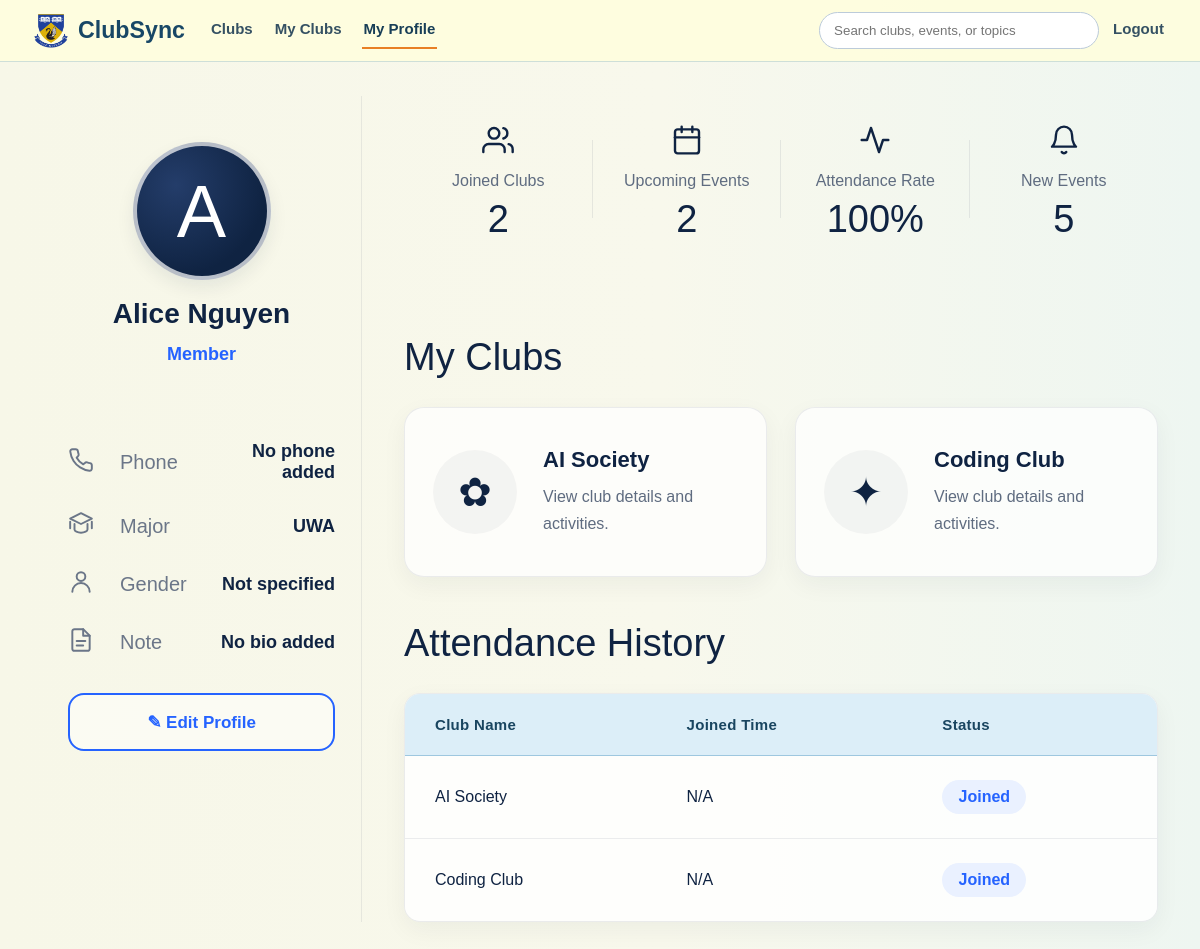
The page /my-profile (signed in) on the database its author committed.
### models/user.py (models this page shows)
class User(db.Model):
    __tablename__ = "users"
    id = db.Column(db.Integer, primary_key=True)
    name = db.Column(db.String(100), nullable=False)
    email = db.Column(db.String(120), unique=True, nullable=False)
    password_hash = db.Column(db.String(255), nullable=False)
    is_admin = db.Column(db.Boolean, default=False, nullable=False)
    memberships = db.relationship("Membership", backref="user", cascade="all, delete")
    attendances = db.relationship("Attendance", backref="user", cascade="all, delete")

### models/membership.py (models this page shows)
class Membership(db.Model):
    __tablename__ = "memberships"
    id = db.Column(db.Integer, primary_key=True)
    user_id = db.Column(db.Integer, db.ForeignKey("users.id"), nullable=False)
    club_id = db.Column(db.Integer, db.ForeignKey("clubs.id"), nullable=False)

### models/club.py (models this page shows)
class Club(db.Model):
    __tablename__ = "clubs"
    id = db.Column(db.Integer, primary_key=True)
    name = db.Column(db.String(100), nullable=False)
    description = db.Column(db.Text, nullable=False)
    category = db.Column(db.String(50), nullable=True)
    image_path = db.Column(db.String(255), nullable=True)
    events = db.relationship("Event", backref="club", cascade="all, delete")
    memberships = db.relationship("Membership", backref="club", cascade="all, delete")

### routes/profile.py (the view)
@profile_bp.route("/my-profile")
def profile():
    if "user_id" not in session:
        return redirect(url_for("auth.login"))
    user_id = session["user_id"]
    user = User.query.get(user_id)
    joined_clubs = (
        Club.query
        .join(Membership, Membership.club_id == Club.id)
        .filter(Membership.user_id == user_id)
        .order_by(Club.name.asc())
        .all()
    )
    profile_data = ProfileUser.query.filter_by(user_id=user.id).first()
    return render_template(
        "profile.html",
        user=user,
        profile=profile_data,
        club_history=joined_clubs
    )

### app.py (called while the page is built)
@app.context_processor
def inject_navbar_access():
    user_id = session.get("user_id")
    user_is_admin = False
    if user_id:
        user = db.session.get(User, user_id)
        user_is_admin = bool(user and user.is_admin)
    return {
        "navbar_can_access_admin": bool(
            session.get("admin_logged_in") or user_is_admin
        )
    }

### templates/profile.html (shortened to what this page needs)
<!DOCTYPE html>
<html lang="en">
<head>
    <link rel="stylesheet" href="{{ url_for('static', filename='css/styles.css') }}">
    <link rel="stylesheet" href="{{ url_for('static', filename='css/profile.css') }}">
</head>
<body class="clubs-page">
    {% set active_page = 'profile' %}
    {% include "_site_header.html" %}
    <div class="profile-page">
        <aside class="profile-card">
            <div class="profile-avatar">
                {% if profile and profile.avatar %}
                <img src="{{ url_for('static', filename='uploads/' + profile.avatar) }}">
                {% else %}
                {{ user.name[0]|upper }}
                {% endif %}
            </div>
            <h2>{{ user.name }}</h2>
            <div class="profile-role">Member</div>
            <div class="profile-list">
                <div class="profile-row">
                    <span class="profile-icon">
                    </span>
                    <span class="profile-label">Phone</span>
                    <span class="profile-value">
                        {{ profile.phone if profile and profile.phone else 'No phone added' }}
                    </span>
                </div>
                <div class="profile-row">
                    <span class="profile-icon">
                        <svg viewBox="0 0 24 24">
                            <path d="M22 10v6M2 10v6"></path>
                            <path d="M12 2L2 7l10 5 10-5-10-5z"></path>
                            <path d="M6 12v5c0 1.5 2.7 3 6 3s6-1.5 6-3v-5"></path>
                        </svg>
                    </span>
                    <span class="profile-label">Major</span>
                    <span class="profile-value">
                        {{ profile.major if profile and profile.major else 'UWA' }}
                    </span>
                </div>
                <div class="profile-row">
                    <span class="profile-icon">
                        <svg viewBox="0 0 24 24">
                            <path d="M20 21a8 8 0 0 0-16 0"></path>
                            <circle cx="12" cy="7" r="4"></circle>
                        </svg>
                    </span>
                    <span class="profile-label">Gender</span>
                    <span class="profile-value">
                        {{ profile.gender if profile and profile.gender else 'Not specified' }}
                    </span>
                </div>
                <div class="profile-row">
                    <span class="profile-icon">
                        <svg viewBox="0 0 24 24">
                            <path d="M14 2H6a2 2 0 0 0-2 2v16a2 2 0 0 0 2 2h12a2 2 0 0 0 2-2V8z"></path>
                            <polyline points="14 2 14 8 20 8"></polyline>
                            <line x1="8" y1="13" x2="16" y2="13"></line>
                            <line x1="8" y1="17" x2="14" y2="17"></line>
                        </svg>
                    </span>
                    <span class="profile-label">Note</span>
                    <span class="profile-value">
                        {{ profile.bio if profile and profile.bio else 'No bio added' }}
                    </span>
                </div>
            </div>
            <a href="{{ url_for('profile.profile_edit') }}" class="edit-link">
                ✎ Edit Profile
            </a>
        </aside>
        <main class="profile-right">
            <section class="stats-row">
                <a href="/myclubs" class="stat stat-link">
                    <div class="stat-icon">
                        <svg viewBox="0 0 24 24">
                            <path d="M17 21v-2a4 4 0 0 0-4-4H5a4 4 0 0 0-4 4v2"></path>
                            <circle cx="9" cy="7" r="4"></circle>
                            <path d="M23 21v-2a4 4 0 0 0-3-3.87"></path>
                            <path d="M16 3.13a4 4 0 0 1 0 7.75"></path>
                        </svg>
                    </div>
                    <div class="stat-title">
                        Joined Clubs
                    </div>
                    <div class="stat-value">
                        {{ user.memberships|length }}
                    </div>
                </a>
                <a href="{{ url_for('clubs.myclubs') }}" class="stat stat-link">
                    <div class="stat-icon">
                        <svg viewBox="0 0 24 24">
                            <rect x="3" y="4" width="18" height="18" rx="2"></rect>
                            <line x1="16" y1="2" x2="16" y2="6"></line>
                            <line x1="8" y1="2" x2="8" y2="6"></line>
                            <line x1="3" y1="10" x2="21" y2="10"></line>
                        </svg>
                    </div>
                    <div class="stat-title">
                        Upcoming Events
                    </div>
                    <div class="stat-value">
                        {{ user.attendances|length }}
                    </div>
                </a>
                <div class="stat">
                    <div class="stat-icon">
                        <svg viewBox="0 0 24 24">
                            <polyline points="22 12 18 12 15 21 9 3 6 12 2 12"></polyline>
                        </svg>
                    </div>
                    <div class="stat-title">
                        Attendance Rate
                    </div>
                    <div class="stat-value">
                        {% if user.memberships|length > 0 %}
                        {{ ((user.attendances|length / user.memberships|length) * 100)|round(0, 'floor')|int }}%
                        {% else %}
                        0%
                        {% endif %}
                    </div>
                </div>
            <a href="/myclubs" class="stat stat-link">
                <div class="stat-icon">
                    <svg viewBox="0 0 24 24">
                        <path d="M6 8a6 6 0 0 1 12 0c0 7 3 9 3 9H3s3-2 3-9"></path>
                        <path d="M10.3 21a2 2 0 0 0 3.4 0"></path>
                    </svg>
                </div>
                <div class="stat-title">
                    New Events
                </div>
                <div class="stat-value">
                    {% set ns = namespace(total=0) %}
                    {% for membership in user.memberships %}
                    {% set ns.total = ns.total + membership.club.events|length %}
                    {% endfor %}
                    {{ ns.total }}
                </div>
            </a>
            </section>
            <section class="profile-block">
                <h2>My Clubs</h2>
                {% if user.memberships|length == 0 %}
                <div class="empty-state">
                    <h3>Looks like you’re not in any clubs yet</h3>
                    <p>Explore clubs that match your interests and join the fun!</p>
                    <a href="{{ url_for('clubs.clubs') }}" class="explore-link">
                        Browse Clubs
                    </a>
                </div>
                {% else %}
                <div class="clubs-list">
                    {% for membership in user.memberships %}
                    <a href="{{ url_for('clubs.club_details', club_id=membership.club.id) }}" class="profile-club-card">
                        <div class="profile-club-icon">
                            {% if 'AI' in membership.club.name %}
                            <span>✿</span>
                            {% elif 'Cultural' in membership.club.name %}
                            <span>🌐</span>
                            {% else %}
                            <span>✦</span>
                            {% endif %}
                        </div>
                        <div class="profile-club-info">
                            <h3>{{ membership.club.name }}</h3>
                            <p>
                                {{ membership.club.tagline if membership.club.tagline else 'View club details and activities.' }}
                            </p>
                        </div>
                    </a>
                    {% endfor %}
                </div>
                {% endif %}
            </section>
            <section class="profile-block attendance-block">
                <h2>Attendance History</h2>
                <div class="history-box">
                    {% if user.memberships|length == 0 %}
                    <div class="empty-state">
                        <h3>No attendance history yet</h3>
                        <p>Your joined clubs will appear here after you join a club.</p>
                    </div>
                    {% else %}
                    <table class="attendance-table">
                        <thead>
                            <tr>
                                <th>Club Name</th>
                                <th>Joined Time</th>
                                <th>Status</th>
                            </tr>
                        </thead>
                        <tbody>
                            {% for membership in user.memberships %}
                            <tr>
                                <td>{{ membership.club.name }}</td>
                                <td>N/A</td>
                                <td>
                                    <span class="status present">Joined</span>
                                </td>
                            </tr>
                            {% endfor %}
                        </tbody>
                    </table>
                    {% endif %}
                </div>
            </section>
        </main>
    </div>
</body>
</html>

### static/css/styles.css (style rules this page uses)
:root { --primary: #73A5CA; --background: #FEFDDF; --accent: #FFC81E; --highlight: #E87F24; --clubs-page-max-width: 1180px; --clubs-page-padding: 36px 24px 20px; --clubs-page-padding-tablet: 28px 24px 12px; --clubs-page-padding-mobile: 22px 16px 12px; --clubs-hero-max-width: 780px; --clubs-section-gap: 20px; --clubs-card-gap: 20px; --clubs-item-gap: 10px; --clubs-card-bg: #fff; --clubs-card-soft-bg: #fbfdff; --clubs-card-border: 1px solid #dbe5ed; --clubs-card-border-strong: 1px solid #d9e4ec; --clubs-card-radius: 14px; --clubs-hero-card-radius: 16px; --clubs-inner-radius: 10px; --clubs-card-padding: 18px; --clubs-card-padding-compact: 16px; --clubs-card-shadow: 0 8px 18px rgba(18, 49, 70, 0.05); --clubs-card-shadow-strong: 0 10px 24px rgba(18, 49, 70, 0.08); --clubs-heading-color: #143a54; --clubs-section-heading-color: #173f58; --clubs-card-title-color: #1a425b; --clubs-text-color: #485f6f; --clubs-muted-color: #516978; --clubs-page-title-size: clamp(1.85rem, 4vw, 2.45rem); --clubs-section-title-size: 1.28rem; --clubs-card-title-size: 1.04rem; --clubs-body-size: 0.94rem; --clubs-small-size: 0.86rem; --clubs-body-line-height: 1.62; --clubs-chip-bg: #edf6fb; --clubs-chip-active-bg: #dceef8; --clubs-chip-border: 1px solid #cfe0ea; --clubs-chip-color: #2d4a5c; --clubs-chip-padding: 7px 12px; --clubs-chip-radius: 999px; --clubs-label-size: 0.76rem; --clubs-label-letter-spacing: 0.08em; --clubs-action-padding: 9px 13px; --clubs-action-radius: 8px; --clubs-action-bg: #edf6fb; --clubs-action-border: #cfe0ea; --clubs-action-color: #1d445d; --clubs-action-hover-bg: #dceef8; --clubs-primary-action-bg: var(--accent); --clubs-primary-action-border: transparent; --clubs-primary-action-color: #2b2004; --clubs-primary-action-hover-bg: var(--highlight); --clubs-primary-action-hover-color: #fff; --clubs-danger-bg: #fff4f2; --clubs-danger-border: #e5c3bc; --clubs-danger-color: #8b2e20; --clubs-danger-hover-bg: #ffeae6; --clubs-danger-hover-border: #d9a79e; --clubs-danger-hover-color: #72281d; }
* { margin: 0; padding: 0; box-sizing: border-box; font-family: Arial, Helvetica, sans-serif; }
body { background-color: var(--background); }
.clubs-page { color: #22303d; min-height: 100vh; background: radial-gradient(circle at 92% 0%, rgba(115, 165, 202, 0.25), transparent 36%), linear-gradient(180deg, #fffef2 0%, var(--background) 100%); }

### rows shown on the page
User: name "A", name "Alice Nguyen"
Membership: club.name "AI Society", club "View club details and activities."
Membership: club.name "Coding Club", club "View club details and activities."

### other values the page prints
{{ profile.phone if profile and profile.phone else 'No phone added' }} "No phone added"
{{ profile.major if profile and profile.major else 'UWA' }} "UWA"
{{ profile.gender if profile and profile.gender else 'Not specified' }} "Not specified"
{{ profile.bio if profile and profile.bio else 'No bio added' }} "No bio added"
{{ user.memberships|length }} "2"
{{ user.attendances|length }} "2"
{{ ns.total }} "5"
